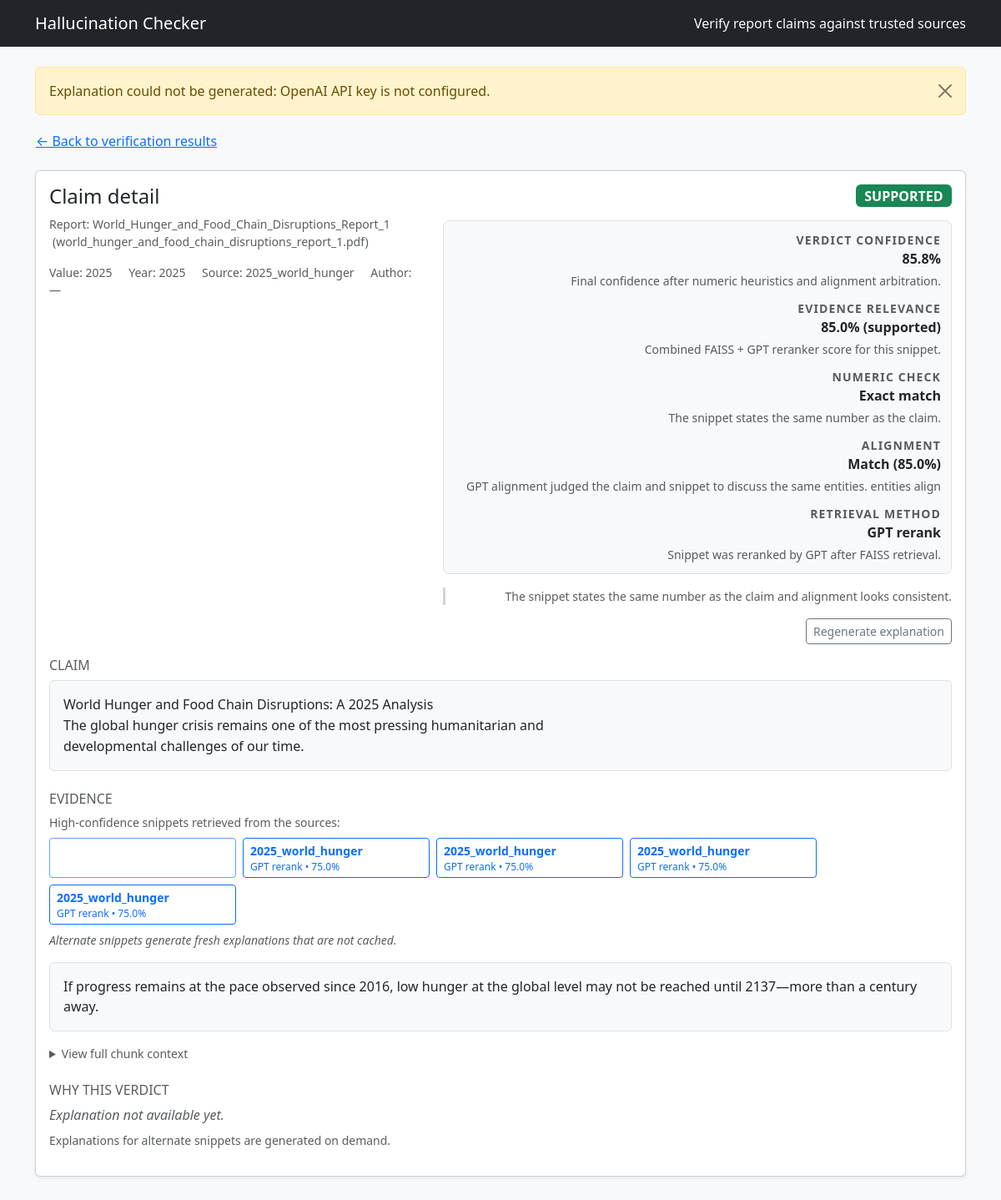
Page /claim/1 on the committed database.
### src/hallcheck/models.py (models this page shows)
class Base(DeclarativeBase):
    """Declarative base class."""

class Document(Base):
    __tablename__ = "documents"
    id: Mapped[int] = mapped_column(Integer, primary_key=True, autoincrement=True)
    kind: Mapped[DocumentKind] = mapped_column(Enum(DocumentKind), nullable=False)
    path: Mapped[str] = mapped_column(String(512), nullable=False)
    title: Mapped[Optional[str]] = mapped_column(String(256), nullable=True)
    author: Mapped[Optional[str]] = mapped_column(String(256), nullable=True)
    year: Mapped[Optional[int]] = mapped_column(Integer, nullable=True)
    chunks: Mapped[List["Chunk"]] = relationship("Chunk", back_populates="document", cascade="all, delete-orphan")
    claims: Mapped[List["Claim"]] = relationship("Claim", back_populates="document", cascade="all, delete-orphan")

class Claim(Base):
    __tablename__ = "claims"
    id: Mapped[int] = mapped_column(Integer, primary_key=True, autoincrement=True)
    doc_id: Mapped[int] = mapped_column(ForeignKey("documents.id"), nullable=False, index=True)
    sentence: Mapped[str] = mapped_column(Text, nullable=False)
    value: Mapped[Optional[float]] = mapped_column(Float, nullable=True)
    units: Mapped[Optional[str]] = mapped_column(String(64), nullable=True)
    year: Mapped[Optional[int]] = mapped_column(Integer, nullable=True)
    meta: Mapped[Optional[dict]] = mapped_column(JSON, nullable=True)
    document: Mapped[Document] = relationship("Document", back_populates="claims")
    verdicts: Mapped[List["Verdict"]] = relationship("Verdict", back_populates="claim", cascade="all, delete-orphan")

class Verdict(Base):
    __tablename__ = "verdicts"
    id: Mapped[int] = mapped_column(Integer, primary_key=True, autoincrement=True)
    claim_id: Mapped[int] = mapped_column(ForeignKey("claims.id"), nullable=False, index=True)
    status: Mapped[VerdictStatus] = mapped_column(Enum(VerdictStatus), nullable=False)
    confidence: Mapped[float] = mapped_column(Float, nullable=False)
    evidence: Mapped[Optional[dict]] = mapped_column(JSON, nullable=True)
    explanation: Mapped[Optional[str]] = mapped_column(Text, nullable=True)
    claim: Mapped[Claim] = relationship("Claim", back_populates="verdicts")

### app.py (the view)
@app.get("/claim/<int:claim_id>")
def claim_detail(claim_id: int):
    try:
        detail = fetch_claim_detail(claim_id)
    except ValueError as exc:
        flash(str(exc), "warning")
        return redirect(url_for("home"))
    except Exception as exc:  # pragma: no cover - defensive handling
        flash(f"Unable to load claim: {exc}", "danger")
        return redirect(url_for("home"))
    if not detail.get("explanation"):
        try:
            detail["explanation"] = get_or_make_explanation(claim_id)
        except Exception as exc:  # pragma: no cover - defensive handling
            flash(f"Explanation could not be generated: {exc}", "warning")
    report_meta = None
    report_doc_id = detail.get("report_doc_id")
    if report_doc_id is not None:
        report_meta = get_report_details(report_doc_id)
    regen_form = RegenerateExplanationForm()
    return render_template("claim_detail.html", detail=detail, report=report_meta, regen_form=regen_form)

### app.py
class RegenerateExplanationForm(FlaskForm):
    submit = SubmitField("Regenerate explanation")

### app.py (called while the page is built)
@app.context_processor
def inject_globals():
    return {"STATUS_BADGES": STATUS_BADGES}

### src/hallcheck/db.py (called while the page is built)
def init_db() -> None:
    from .models import Base  # Imported lazily to avoid circular import
    Base.metadata.create_all(bind=engine)
    _ensure_verdict_explanation_column()
    _ensure_document_author_column()
    _ensure_chunk_tables_column()

@contextmanager
def get_session() -> Iterator[Session]:
    session = SessionLocal()
    try:
        yield session
        session.commit()
    except Exception:
        session.rollback()
        raise
    finally:
        session.close()

def _ensure_verdict_explanation_column() -> None:
    try:
        with engine.begin() as connection:
            inspector = inspect(connection)
            if "verdicts" not in inspector.get_table_names():
                return
            column_names = {col["name"] for col in inspector.get_columns("verdicts")}
            if "explanation" in column_names:
                return
            connection.execute(text("ALTER TABLE verdicts ADD COLUMN explanation TEXT"))
    except Exception:
        pass

def _ensure_document_author_column() -> None:
    try:
        with engine.begin() as connection:
            inspector = inspect(connection)
            if "documents" not in inspector.get_table_names():
                return
            column_names = {col["name"] for col in inspector.get_columns("documents")}
            if "author" in column_names:
                return
            connection.execute(text("ALTER TABLE documents ADD COLUMN author VARCHAR(256)"))
    except Exception:
        pass

def _ensure_chunk_tables_column() -> None:
    try:
        with engine.begin() as connection:
            inspector = inspect(connection)
            if "chunks" not in inspector.get_table_names():
                return
            column_names = {col["name"] for col in inspector.get_columns("chunks")}
            if "tables" in column_names:
                return
            connection.execute(text("ALTER TABLE chunks ADD COLUMN tables JSON"))
    except Exception:
        pass

### src/hallcheck/tables.py (called while the page is built, shortened)
def extract_tables_from_text(text: str) -> List[str]:
    tables: List[str] = []
    return tables

### src/hallcheck/webbridge.py (called while the page is built)
def _candidate_method(method: Optional[str], candidate: Optional[dict]) -> str:
    if method:
        return method
    if candidate and candidate.get("rerank_score") is not None:
        return "gpt_rerank"
    return "faiss"

### templates/claim_detail.html (shortened to what this page needs)
{% extends "layout.html" %}
{% block content %}
<div class="mb-3">
  {% if detail.report_doc_id %}
    <a href="{{ url_for('results', report_doc_id=detail.report_doc_id) }}#claim-{{ detail.claim_id }}" class="btn btn-link px-0">
      &larr; Back to verification results
    </a>
  {% else %}
    <a href="{{ url_for('home') }}" class="btn btn-link px-0">&larr; Back to dashboard</a>
  {% endif %}
</div>
<div class="card shadow-sm mb-4">
  <div class="card-body" id="claimDetailCard" data-claim-id="{{ detail.claim_id }}">
    <div class="d-flex justify-content-between align-items-start flex-column flex-lg-row gap-4 mb-3">
      <div>
        <h1 class="h4 mb-2">Claim detail</h1>
        {% if report %}
          <div class="small text-muted">
            Report: {{ report.title }}
            {% if report.filename %}
              <span class="ms-1 text-lowercase">({{ report.filename }})</span>
            {% endif %}
          </div>
        {% endif %}
        <div class="small text-muted mt-3" id="claimMetaData">
          {% if detail.value is not none %}
            <span id="claimValueWrapper">Value: <span id="claimValueText">{{ "{:g}".format(detail.value) }}</span></span>
          {% endif %}
          {% if detail.year %}
            <span class="ms-3" id="claimYearWrapper">Year: <span id="claimYearText">{{ detail.year }}</span></span>
          {% endif %}
          <span class="ms-3" id="claimSourceWrapper">Source: <span id="claimSourceTitle">{{ detail.source_title or "—" }}</span></span>
          <span class="ms-3" id="claimSourceAuthorWrapper">Author: <span id="claimSourceAuthor">{{ detail.source_author or "—" }}</span></span>
        </div>
      </div>
      <div class="text-lg-end w-100 w-lg-auto summary-panel">
        {% set badge_class = STATUS_BADGES.get(detail.status, 'bg-secondary') %}
        <span class="badge {{ badge_class }} fs-6">{{ detail.status }}</span>
        <div class="evidence-summary mt-3" id="summaryMetrics">
          {% if detail.summary_metrics %}
            {% for metric in detail.summary_metrics %}
              <div class="summary-row">
                <div class="summary-label text-muted small text-uppercase">{{ metric.label }}</div>
                <div class="summary-value">{{ metric.value }}</div>
                {% if metric.description %}
                  <div class="summary-desc text-muted small">{{ metric.description }}</div>
                {% endif %}
              </div>
            {% endfor %}
          {% else %}
            <div class="summary-row text-muted small">No evidence metrics available.</div>
          {% endif %}
        </div>
        {% if detail.summary_rationale %}
          <div class="summary-rationale text-muted small mt-3" id="summaryRationale">{{ detail.summary_rationale }}</div>
        {% else %}
          <div class="summary-rationale text-muted small mt-3 d-none" id="summaryRationale"></div>
        {% endif %}
        <form action="{{ url_for('claim_regen', claim_id=detail.claim_id) }}" method="post" class="mt-3">
          {{ regen_form.submit(class="btn btn-outline-secondary btn-sm") }}
        </form>
      </div>
    </div>
    <section class="mb-4">
      <h2 class="h6 text-uppercase text-muted">Claim</h2>
      <div class="text-block bg-light border rounded p-3">{{ detail.sentence }}</div>
    </section>
    <section
      class="mb-4"
      id="claimEvidenceSection"
      data-claim-id="{{ detail.claim_id }}"
      data-active-index="{{ detail.primary_candidate_index if detail.primary_candidate_index is not none else 0 }}"
    >
      <h2 class="h6 text-uppercase text-muted">Evidence</h2>
      {% if detail.candidate_options and detail.candidate_options|length > 1 %}
        <div class="mb-3" id="candidateSelector">
          <p class="small text-muted mb-2">High-confidence snippets retrieved from the sources:</p>
          <div class="candidate-option-stack" role="group">
            {% for option in detail.candidate_options %}
              <button
                type="button"
                class="btn btn-outline-primary btn-sm candidate-option {% if option.is_primary %}active{% endif %}"
                data-candidate-index="{{ option.index }}"
                aria-pressed="{{ 'true' if option.is_primary else 'false' }}"
              >
                <span class="candidate-option-title">{{ option.doc_label }}</span>
                <span class="candidate-option-meta">
                  {{ option.method_label }}
                  {% if option.confidence_percent is not none %}
                    • {{ option.confidence_percent }}%
                  {% endif %}
                </span>
              </button>
            {% endfor %}
          </div>
          <p class="small text-muted fst-italic mt-2" id="candidateSwitcherNote">
            Alternate snippets generate fresh explanations that are not cached.
          </p>
        </div>
      {% endif %}
      <div id="evidenceContent">
        <div id="evidenceSnippetWrapper">
          <div
            id="evidenceSnippet"
            class="text-block bg-light border rounded p-3"
          >{{ detail.evidence_text or "" }}</div>
        </div>
        <details class="mt-3" id="evidenceFullContext" {% if not detail.evidence_full_text or detail.evidence_full_text == detail.evidence_text %}hidden{% endif %}>
          <summary class="small text-muted">View full chunk context</summary>
        </details>
      </div>
    </section>
    <section>
      <h2 class="h6 text-uppercase text-muted">Why this verdict</h2>
      <p id="explanationFallback" class="text-muted fst-italic mb-2{% if detail.explanation %} d-none{% endif %}">
        Explanation not available yet.
      </p>
      <p class="small text-muted" id="explanationCacheNote">
        {% if detail.explanation %}
          Cached explanation for the primary snippet.
        {% else %}
          Explanations for alternate snippets are generated on demand.
        {% endif %}
      </p>
    </section>
  </div>
</div>
{% endblock %}

### templates/layout.html (shortened to what this page needs)
<!doctype html>
<html lang="en">
  <head>
    <link href="https://cdn.jsdelivr.net/npm/bootstrap@5.3.3/dist/css/bootstrap.min.css" rel="stylesheet">
    <link rel="stylesheet" href="{{ url_for('static', filename='styles.css') }}">
  </head>
  <body>
    <nav class="navbar navbar-expand-lg bg-dark navbar-dark mb-4">
      <div class="container">
        <a class="navbar-brand" href="{{ url_for('home') }}">Hallucination Checker</a>
        <span class="navbar-text text-light">Verify report claims against trusted sources</span>
      </div>
    </nav>
    <main class="container pb-5">
      {% with messages = get_flashed_messages(with_categories=true) %}
        {% if messages %}
          <div class="flash-stack">
            {% for category, message in messages %}
              <div class="alert alert-{{ category }} alert-dismissible fade show" role="alert">
                {{ message }}
                <button type="button" class="btn-close" data-bs-dismiss="alert" aria-label="Close"></button>
              </div>
            {% endfor %}
          </div>
        {% endif %}
      {% endwith %}
      {% block content %}{% endblock %}
    </main>
  </body>
</html>

### static/styles.css (style rules this page uses)
body { background-color: #f8f9fa; }
.flash-stack .alert { margin-bottom: 0.75rem; }
.text-block { white-space: pre-wrap; font-family: inherit; line-height: 1.55; }
details summary { cursor: pointer; }
.candidate-option-stack { display: flex; flex-direction: row; flex-wrap: wrap; gap: 0.5rem; }
.candidate-option { align-items: flex-start; display: inline-flex; flex-direction: column; gap: 0.15rem; min-width: 14rem; text-align: left; }
.candidate-option.active { color: #fff; }
.candidate-option .candidate-option-title { font-weight: 600; }
.candidate-option .candidate-option-meta { font-size: 0.75rem; line-height: 1.2; }
.summary-panel { min-width: 18rem; }
.evidence-summary { background-color: #f8f9fb; border: 1px solid #dee2e6; border-radius: 0.5rem; padding: 0.75rem; }
.summary-row + .summary-row { margin-top: 0.75rem; }
.summary-label { letter-spacing: 0.08em; font-weight: 600; }
.summary-value { font-weight: 600; font-size: 1rem; }
.summary-desc { margin-top: 0.25rem; }
.summary-rationale { border-left: 3px solid #ced4da; padding-left: 0.75rem; }

### rows in the picture
Document: title "World_Hunger_and_Food_Chain_Disruptions_Report_1"
Claim: value "2025", year "2025", sentence "World Hunger and Food Chain Disruptions: A 2025 Analysis The global hunger crisis remains one of the most pressing humanitarian and developmental challenges of our time."
Document: title "2025_world_hunger", doc_label "2025_world_hunger", method_label "GPT rerank", confidence_percent "75.0"
Verdict: status "SUPPORTED"

### other values in the picture
{{ message }} "Explanation could not be generated: OpenAI API key is not configured."
{{ report.filename }} "world_hunger_and_food_chain_disruptions_report_1.pdf"
{{ detail.source_author or "—" }} "—"
{{ metric.label }} "VERDICT CONFIDENCE" "EVIDENCE RELEVANCE" "NUMERIC CHECK" "ALIGNMENT" "RETRIEVAL METHOD"
{{ metric.value }} "85.8%" "85.0% (supported)" "Exact match" "Match (85.0%)" "GPT rerank"
{{ metric.description }} "Final confidence after numeric heuristics and alignment arbitration." "Combined FAISS + GPT reranker score for this snippet." "The snippet states the same number as the claim." "GPT alignment judged the claim and snippet to discuss the same entities. entities align" "Snippet was reranked by GPT after FAISS retrieval."
{{ detail.summary_rationale }} "The snippet states the same number as the claim and alignment looks consistent."
{{ detail.evidence_text or "" }} "If progress remains at the pace observed since 2016, low hunger at the global level may not be reached until 2137—more than a century away."
